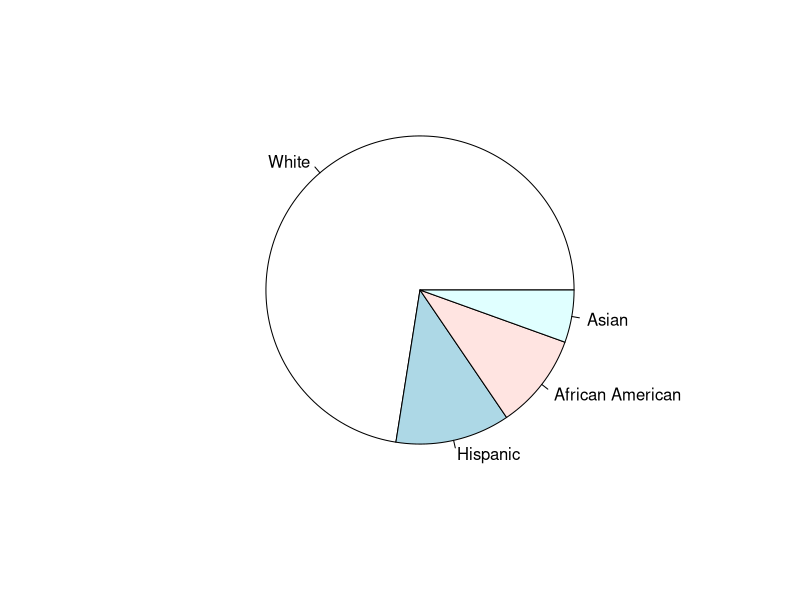
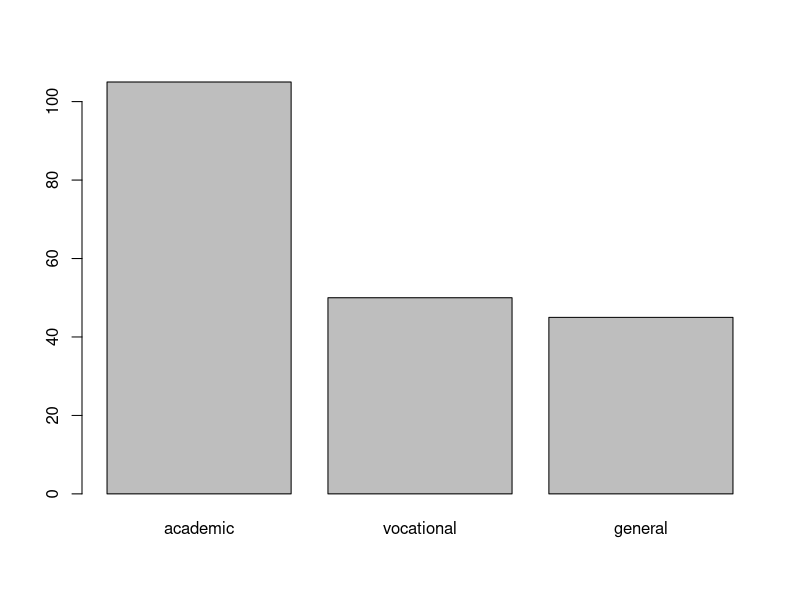
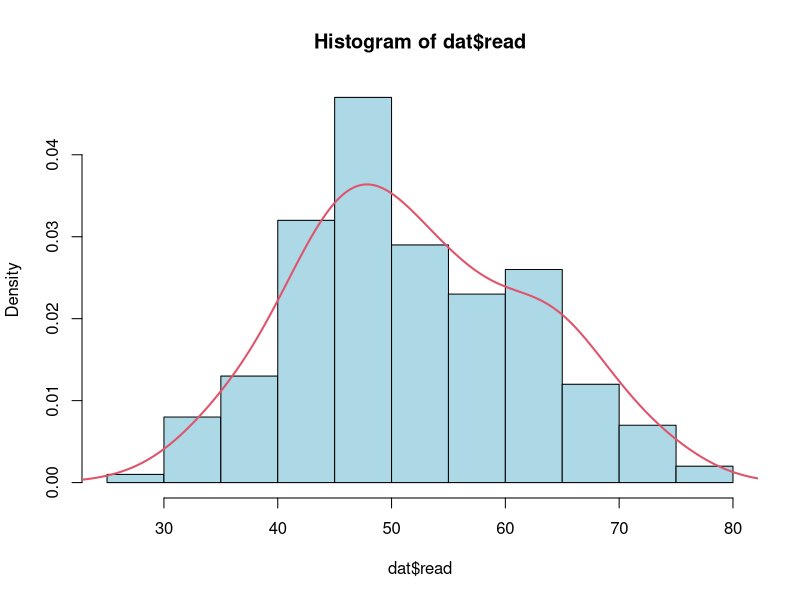
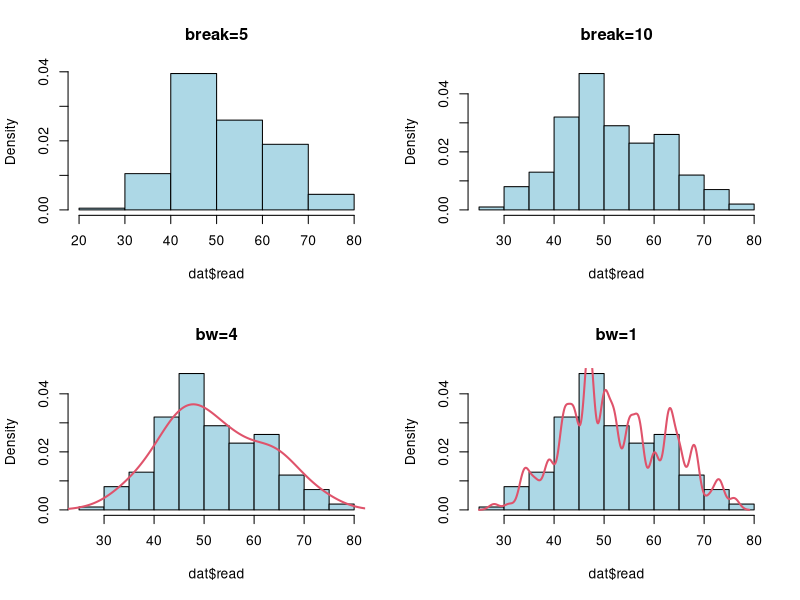
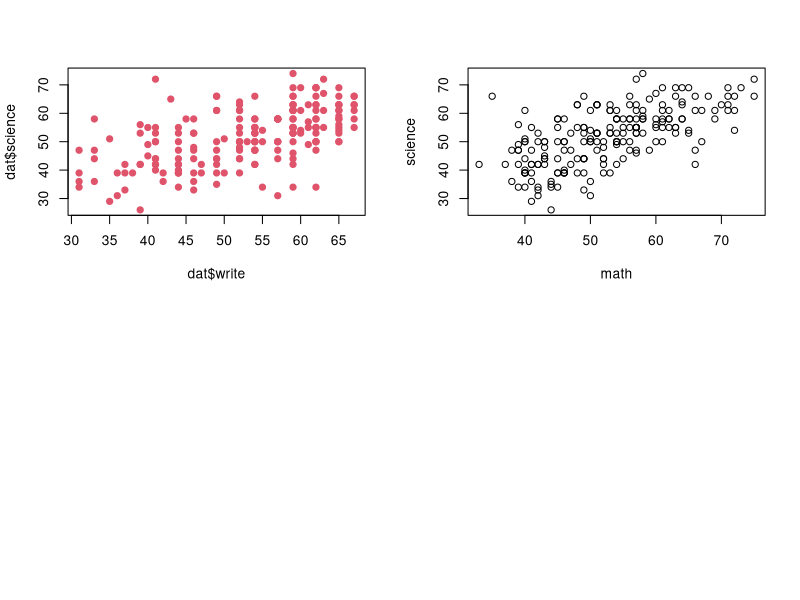

R code for these plots, in order:
## ---- chunk 1
library(knitr)
library(magrittr)
library(xtable)
library(dplyr)
library(ggplot2)
opts_chunk$set(echo = FALSE, cache=TRUE, comment="", cache.path = ".cache-EDA/")
fig <- function(path, size = 100) {
  sprintf("<img src='img/%s' style='max-width: %d%%;max-height: %d%%'></img>", 
          path, size, size)
}
fig2 <- function(path, size = 100) {
  sprintf("<img src='img/%s' style='width: %d%%'></img>", 
          path, size)
}
sys_name <- Sys.info()["sysname"] %>% tolower
sys_encode <- c("utf8", "utf8", "big5")[pmatch(sys_name, c("linux", "darwin", "windows"))]
sessionInfo() %>% capture.output %>% cat(file = "sessionInfo.log", sep = "\n")
## ---- chunk 2
dat <- read.csv(file = "hsb.csv")
## ---- chunk 3
pie(sort(table(dat$race), decreasing = TRUE))
## ---- chunk 4
barplot(sort(table(dat$prog), decreasing = TRUE))
## ---- chunk 5
hist(dat$read, breaks=10, col="lightblue", prob=TRUE)
lines(density(dat$read, bw=4), col=2, lwd=2)
## ---- chunk 6
par(mfrow=c(2,2))
hist(dat$read, breaks=5, col="lightblue", prob=TRUE, main="break=5")
hist(dat$read, breaks=10, col="lightblue", prob=TRUE, main="break=10")

hist(dat$read, breaks=10, col="lightblue", prob=TRUE, main="bw=4")
lines(density(dat$read, bw=4), col=2, lwd=2)
hist(dat$read, breaks=10, col="lightblue", prob=TRUE, main="bw=1")
lines(density(dat$read, bw=1), col=2, lwd=2)
## ---- chunk 7
plot(x=dat$write, y=dat$science, pch=19, col=2)
## ---- chunk 8
plot(x=dat$math, y=dat$science, xlab="math", ylab="science")
